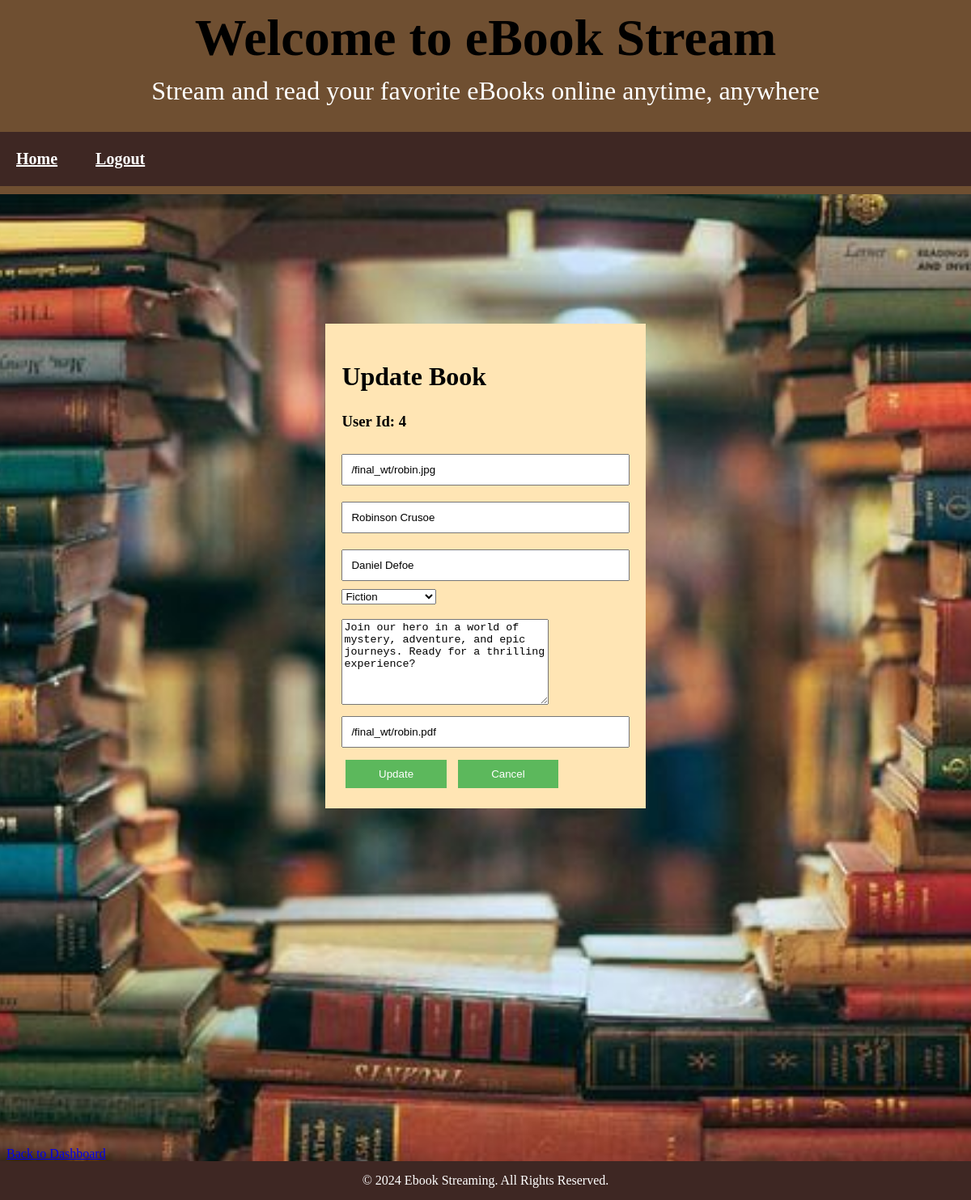
Page /edit.php?GetID=4 on the committed database.
### tables this page shows
CREATE TABLE `books` (
  `id` int(11) NOT NULL,
  `cover_image` varchar(255) NOT NULL,
  `title` varchar(25) NOT NULL,
  `author` varchar(25) NOT NULL,
  `category` enum('fiction','non-fiction','romance','science fiction') NOT NULL,
  `description` text DEFAULT NULL,
  `ebook` varchar(255) NOT NULL,
  `view_count` int(11) NOT NULL DEFAULT 0
);

### edit.php (the view, shortened to what this page needs)
<?php
require_once("connection.php");
$UserID = (int)$_GET['GetID'];
$query = "SELECT * FROM books WHERE id = '$UserID'";
$result = mysqli_query($con, $query);
if ($row = mysqli_fetch_assoc($result)) {
    $bookID = $row['id'];
    $cover = $row['cover_image'];
    $title = $row['title'];
    $author = $row['author'];
    $category = $row['category'];
    $description = $row['description'];
    $ebook = $row['ebook'];
} else {
    echo "Book not found.";
    exit();
}
?>
<!DOCTYPE html>
<html lang="en">
<head>
    <link rel="stylesheet" href="styles.css">
</head>
<body>
<header>
        <h1>Welcome to eBook Stream</h1>
        <p>Stream and read your favorite eBooks online anytime, anywhere</p>
        <nav>
            <a href="admin.php">Home</a>
            <a href="logout.php" style="color:white; border: 2px solid transparent; border-radius: 5px; transition: all 0.3s ease;">Logout</a>
        </nav>
    </header>
    <div class="container">
        <h2>Update Book</h2>
            <form action="update.php?ID=<?php echo trim($bookID) ?>" method="post">
                <h3>User Id: <?php echo $bookID; ?></h3>
                <input type="text" name="cover_image" placeholder="Cover Image Path (URL)" value="<?php echo $cover; ?>" required><br>
                <input type="text" name="title" placeholder="Book Title" value="<?php echo $title; ?>" required><br>
                <input type="text" name="author" placeholder="Author" value="<?php echo $author; ?>" required><br>
                <select name="category" required>
    			<option value="fiction" <?php echo ($category === "fiction") ? 'selected' : ''; ?>>Fiction</option>
		</select>
                <br/><br/>
                <textarea name="description" placeholder="Description" style="width: 250px; height: 100px;" required><?php echo htmlspecialchars($description); ?></textarea><br>
                <input type="text" name="ebook" placeholder="Ebook Path (URL)" value="<?php echo $ebook; ?>" required><br>
                <button type="submit" name="update">Update</button>
                <button type="reset" name="reset">Cancel</button>
            </form>
        </div>
        <br/><a href="admin.php" style="font-size:1rem;">Back to Dashboard</a>
    <br/><a href="admin.php" style="font-size:1rem;">Back to Dashboard</a>
    <footer>
        <p>&copy; 2024 Ebook Streaming. All Rights Reserved.</p>
    </footer>
</body>
</html>

### styles.css (style rules this page uses)
body { font-family: times new roman; background-image:url(ebook1.jpg); height: 30%; background-position: center; background-repeat: no-repeat; background-size: cover; background-position:relative; }
header { background-color: #6f4f31; color: #fff; text-align: center; padding: 10px 0; width: 100%; position: absolute; display: block; top:0; left:0; }
nav { background-color: #3e2723; color: white; font-weight:bolder; font-size:20px; width: 100%; padding: 10px 0; text-align:left; }
nav a { color: white; padding: 10px 20px; display: inline-block; transition: background-color 0.3s ease, transform 0.2s ease; }
.container { width: 30%; margin: 400px auto; background: #ffe5b4; padding: 20px; height:70%; position:relative; align:center; }
.container h2 { font-size:xx-large; }
header h1 { font-size: 4rem; font-weight: bolder; margin: 0; }
header p { font-size: 2rem; margin-top: 10px; }
h1, h2 { font-weight:bold; color: black; }
footer { background-color: #3e2723; color: white; text-align: center; padding: 15px 0; width: 100%; position: absolute; display: inline-block; left:0; margin-bottom:0; }
footer p { margin: 0; font-size: 1rem; }
input { width: 100%; padding: 10px; margin: 10px 0; box-sizing: border-box; }
button { width: 35%; padding: 10px; background: #5cb85c; color: white; border: none; cursor: pointer; margin:5px; }

### rows in the picture
books: id "4", cover_image "/final_wt/robin.jpg", title "Robinson Crusoe", author "Daniel Defoe", category "Fiction", description "Join our hero in a world of mystery, adventure, and epic journeys. Ready for a thrilling experience?", ebook "/final_wt/robin.pdf"
